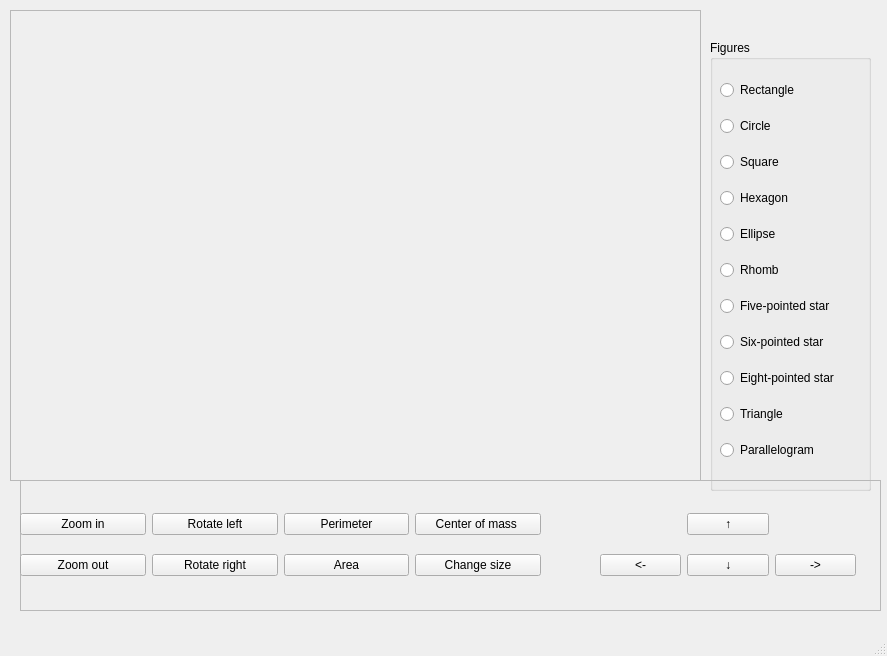
<?xml version="1.0" encoding="UTF-8"?>
<ui version="4.0">
 <class>MainWindow</class>
 <widget class="QMainWindow" name="MainWindow">
  <property name="geometry">
   <rect>
    <x>0</x>
    <y>0</y>
    <width>887</width>
    <height>656</height>
   </rect>
  </property>
  <property name="windowTitle">
   <string>MainWindow</string>
  </property>
  <property name="styleSheet">
   <string notr="true"/>
  </property>
  <widget class="QWidget" name="centralwidget">
   <widget class="QGroupBox" name="groupBox">
    <property name="enabled">
     <bool>true</bool>
    </property>
    <property name="geometry">
     <rect>
      <x>710</x>
      <y>40</y>
      <width>161</width>
      <height>451</height>
     </rect>
    </property>
    <property name="title">
     <string>Figures</string>
    </property>
    <widget class="QWidget" name="verticalLayoutWidget">
     <property name="geometry">
      <rect>
       <x>10</x>
       <y>30</y>
       <width>151</width>
       <height>411</height>
      </rect>
     </property>
     <layout class="QVBoxLayout" name="verticalLayout">
      <item>
       <widget class="QRadioButton" name="rectangleButton">
        <property name="text">
         <string>Rectangle</string>
        </property>
       </widget>
      </item>
      <item>
       <widget class="QRadioButton" name="circleButton">
        <property name="text">
         <string>Circle</string>
        </property>
       </widget>
      </item>
      <item>
       <widget class="QRadioButton" name="squareButton">
        <property name="text">
         <string>Square</string>
        </property>
       </widget>
      </item>
      <item>
       <widget class="QRadioButton" name="hexagonButton">
        <property name="text">
         <string>Hexagon</string>
        </property>
       </widget>
      </item>
      <item>
       <widget class="QRadioButton" name="ellipseButton">
        <property name="text">
         <string>Ellipse</string>
        </property>
       </widget>
      </item>
      <item>
       <widget class="QRadioButton" name="rhombButton">
        <property name="text">
         <string>Rhomb</string>
        </property>
       </widget>
      </item>
      <item>
       <widget class="QRadioButton" name="fivePButton">
        <property name="text">
         <string>Five-pointed star</string>
        </property>
       </widget>
      </item>
      <item>
       <widget class="QRadioButton" name="sixPButton">
        <property name="text">
         <string>Six-pointed star</string>
        </property>
       </widget>
      </item>
      <item>
       <widget class="QRadioButton" name="eightPButton">
        <property name="text">
         <string>Eight-pointed star</string>
        </property>
       </widget>
      </item>
      <item>
       <widget class="QRadioButton" name="triangleButton">
        <property name="text">
         <string>Triangle</string>
        </property>
       </widget>
      </item>
      <item>
       <widget class="QRadioButton" name="parallButton">
        <property name="text">
         <string>Parallelogram</string>
        </property>
       </widget>
      </item>
     </layout>
    </widget>
   </widget>
   <widget class="QFrame" name="frame">
    <property name="geometry">
     <rect>
      <x>20</x>
      <y>480</y>
      <width>861</width>
      <height>131</height>
     </rect>
    </property>
    <property name="styleSheet">
     <string notr="true"/>
    </property>
    <property name="frameShape">
     <enum>QFrame::StyledPanel</enum>
    </property>
    <property name="frameShadow">
     <enum>QFrame::Raised</enum>
    </property>
    <widget class="QWidget" name="gridLayoutWidget">
     <property name="geometry">
      <rect>
       <x>0</x>
       <y>20</y>
       <width>521</width>
       <height>91</height>
      </rect>
     </property>
     <layout class="QGridLayout" name="gridLayout">
      <item row="0" column="1">
       <widget class="QPushButton" name="rotateLeftButton">
        <property name="text">
         <string>Rotate left</string>
        </property>
       </widget>
      </item>
      <item row="1" column="1">
       <widget class="QPushButton" name="rotateRightButton">
        <property name="text">
         <string>Rotate right</string>
        </property>
       </widget>
      </item>
      <item row="0" column="2">
       <widget class="QPushButton" name="perimeterButton">
        <property name="text">
         <string>Perimeter</string>
        </property>
       </widget>
      </item>
      <item row="1" column="0">
       <widget class="QPushButton" name="zoomOutButton">
        <property name="text">
         <string>Zoom out</string>
        </property>
       </widget>
      </item>
      <item row="1" column="2">
       <widget class="QPushButton" name="areaButton">
        <property name="text">
         <string>Area</string>
        </property>
       </widget>
      </item>
      <item row="0" column="0">
       <widget class="QPushButton" name="zoomInButton">
        <property name="text">
         <string>Zoom in</string>
        </property>
       </widget>
      </item>
      <item row="0" column="3">
       <widget class="QPushButton" name="centerMassButton">
        <property name="text">
         <string>Center of mass </string>
        </property>
       </widget>
      </item>
      <item row="1" column="3">
       <widget class="QPushButton" name="changeSizeButton">
        <property name="text">
         <string>Change size</string>
        </property>
       </widget>
      </item>
     </layout>
    </widget>
    <widget class="QWidget" name="gridLayoutWidget_2">
     <property name="geometry">
      <rect>
       <x>580</x>
       <y>20</y>
       <width>256</width>
       <height>91</height>
      </rect>
     </property>
     <layout class="QGridLayout" name="gridLayout_3">
      <item row="1" column="2">
       <widget class="QPushButton" name="moveRightButton">
        <property name="text">
         <string>-&gt;</string>
        </property>
       </widget>
      </item>
      <item row="1" column="0">
       <widget class="QPushButton" name="moveLeftButton">
        <property name="text">
         <string>&lt;-</string>
        </property>
       </widget>
      </item>
      <item row="1" column="1">
       <widget class="QPushButton" name="moveDownButton">
        <property name="text">
         <string>↓</string>
        </property>
       </widget>
      </item>
      <item row="0" column="1">
       <widget class="QPushButton" name="moveUpButton">
        <property name="text">
         <string>↑</string>
        </property>
       </widget>
      </item>
     </layout>
    </widget>
   </widget>
   <widget class="QFrame" name="frame_2">
    <property name="geometry">
     <rect>
      <x>10</x>
      <y>10</y>
      <width>691</width>
      <height>471</height>
     </rect>
    </property>
    <property name="frameShape">
     <enum>QFrame::StyledPanel</enum>
    </property>
    <property name="frameShadow">
     <enum>QFrame::Raised</enum>
    </property>
   </widget>
  </widget>
  <widget class="QMenuBar" name="menubar">
   <property name="geometry">
    <rect>
     <x>0</x>
     <y>0</y>
     <width>887</width>
     <height>25</height>
    </rect>
   </property>
  </widget>
  <widget class="QStatusBar" name="statusbar"/>
 </widget>
 <resources/>
 <connections/>
</ui>
